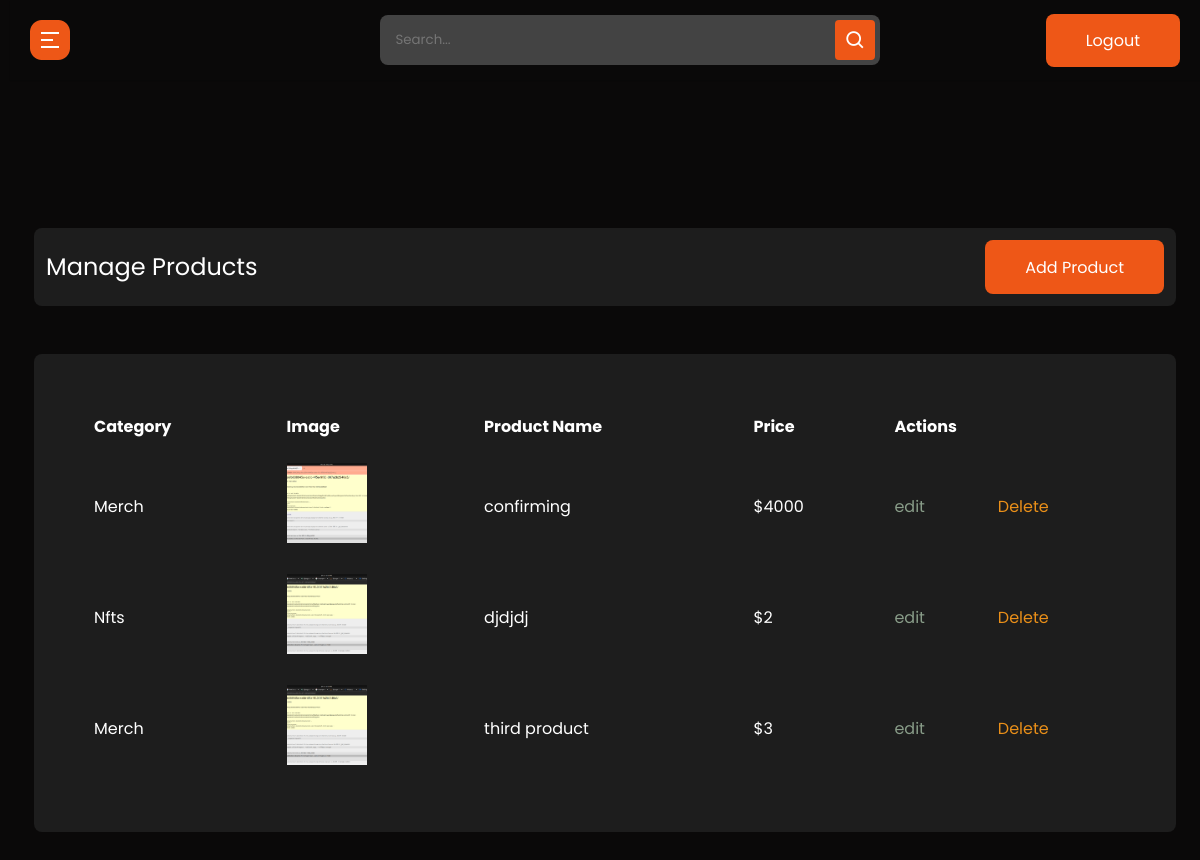
Before: /admin-product (signed in) with the older database file.
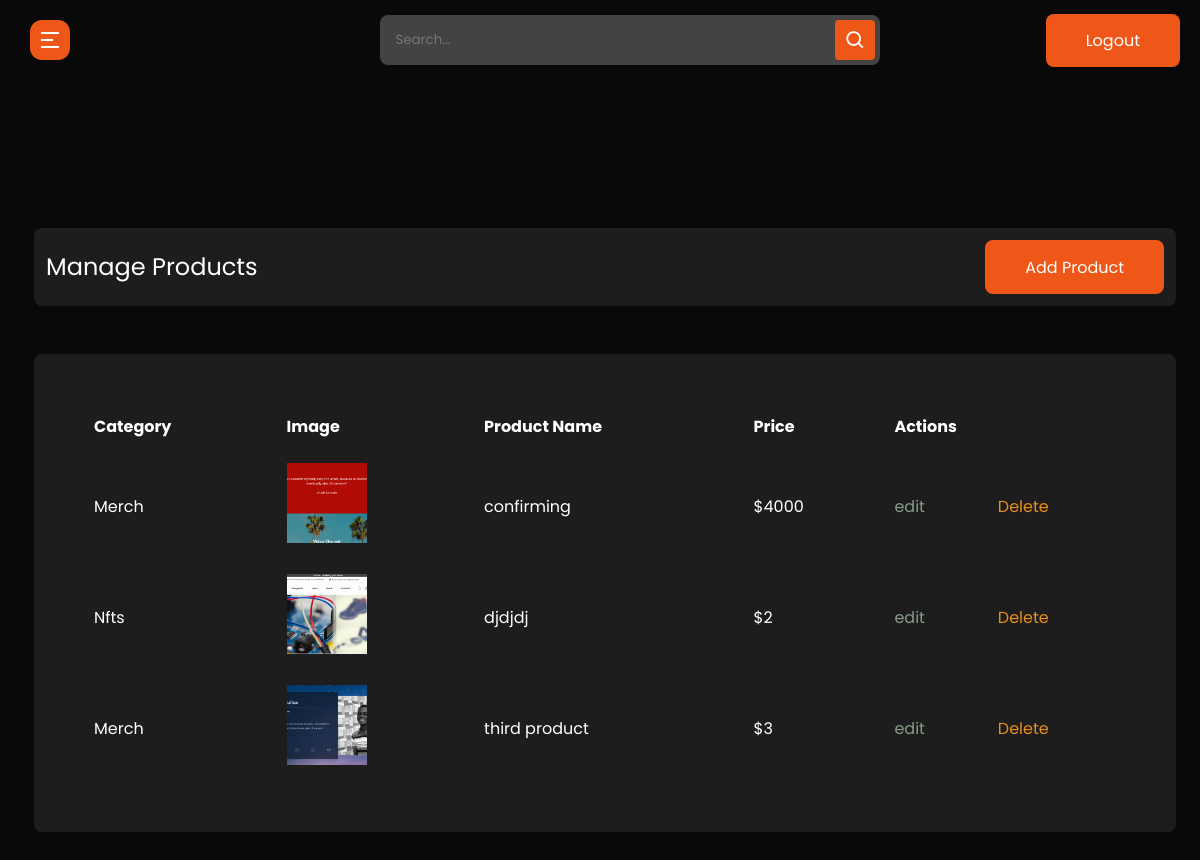
After: the same page with the newer database file.
### cms/models.py (models this page shows, shortened)
class Product(models.Model):
    id = models.UUIDField(default=uuid.uuid4, unique=True, primary_key=True, editable=False)
    product_category = models.ForeignKey(ProductCategory, on_delete=models.CASCADE)
    product_name = models.TextField(null=True, blank=True)
    product_link = models.TextField(null=True, blank=True)
    price = models.IntegerField(default=0)
    featured_image = models.ImageField(null=True, blank=True, default="default.png", upload_to="product_images/")

class ProductCategory(models.Model):
    name = models.CharField(max_length=150, blank=True)
    def __str__(self):
        return self.name

### cms/decorators.py (the view)
        def wrapper_func(request, *args, **kwargs):
            group = None
            if request.user.groups.exists():
                group = request.user.groups.all()[0].name
            if group in allowed_roles:
                return view_func(request, *args, **kwargs)
            else:
                return redirect("unauthorized-page")

### cms/views.py (called while the page is built)
@login_required(login_url='admin-login')
@allowed_user(allowed_roles=['admin'])
@admin_only
def admin_product(request):
    template_name = 'cms/admin-store/index.html'
    products = Product.objects.all()
    context = {'products':products}
    return render(request, template_name, context)

### cms/templates/cms/admin-store/index.html
{% extends 'admin_base.html' %}
{% load static %}
{% block content %}
  <section class="panel-section" style=margin-top:-700px>
    <div class="panel-content">
      <div class="page-wrapper admin-wrapper">
          <section class="alt-nav">
              <h4>Manage Products</h4>
              <a href="{% url 'create-product' %}" class="btn">Add Product</a>
          </section>
        <section class="trade-table store-table">
          <table>
            <thead>
              <tr>
                <th scope="col">Category</th>
                <th scope="col">Image</th>
                <th scope="col">Product Name</th>
                <th scope="col">Price</th>
                <th scope="col" colspan="3">Actions</th>
              </tr>
            </thead>
            <tbody>
            {% for product in products %}
              <tr>
                <td data-label="S/N">{{product.product_category}}</td>
                <td data-label="image"><img src="{{product.featured_image.url}}"></td>
                <td data-label="Product Name">{{product.product_name}}</td>
                <td data-label="Price">${{ product.price}}</td>
                <td data-label="Action"><a href="{% url 'update-product' product.id %}" class="edit">edit</a></td>
                <td>
                    <a style="color: rgb(233, 143, 25);" href="{% url 'delete-product' product.id %}" class="delete">Delete</a></td>
              </tr>
            {% endfor %}
            </tbody>
          </table>
        </section>
      </div>
    </div>
  </section>
{% endblock content %}

### cms/templates/admin_base.html (shortened to what this page needs)
{% load static %}
<!DOCTYPE html>
<html lang="en">
	<head>
      <link rel="stylesheet" type="text/css" href="{% static 'css/style.css' %}" />
      <link rel="stylesheet" type="text/css" href="{% static 'css/admin.css' %}" />
      <link rel="stylesheet" href="{% static 'css/sidebar.css' %}">
    <link href="https://cdn.jsdelivr.net/npm/remixicon@2.5.0/fonts/remixicon.css" rel="stylesheet">
    <link href='https://unpkg.com/boxicons@2.0.7/css/boxicons.min.css' rel='stylesheet'>
      <link rel="stylesheet" href="https://cdnjs.cloudflare.com/ajax/libs/font-awesome/5.15.1/css/all.min.css">
  </head>
<body>
  <section class="panel-section">
    <nav class="panel-nav">
      <div class="sidebar-button">
        <img src="{% static './images/hamburger.png' %}" class='bx bx-menu sidebarBtn'></i>
      </div>
      <div class="search-box">
        <form action="" method="get">
          <input type="search" placeholder="Search...">
          <i class='bx bx-search' ></i>
        </form>
      </div>
      <div>
        <a href="{% url 'admin-logout' %}" class="btn">Logout</a>
      </div>
    </nav>
  </section>
    {% block content %} {% endblock %}
</body>
</html>

### static/css/style.css (style rules this page uses)
html { scroll-behavior: smooth; }
* { margin: 0; padding: 0; -webkit-box-sizing: border-box; box-sizing: border-box; }
body { font-family: "Poppins", sans-serif; background-color: #0A0909; color: #fff; max-width: 1440px; margin: auto; }
.page-wrapper { padding: 0 24px; }
h4 { font-size: clamp(20px, 3vw, 24px); }
h2, h4, h5 { line-height: 1.2; }
a { text-decoration: none; color: #fff; }
.btn { padding: 15px 40px; border: 0px; border-radius: 8px; background-color: #EE5717; font-family: "Poppins", sans-serif; -webkit-transition: 0.3s; transition: 0.3s; height: 54px; width: auto; }
a.btn { text-decoration: none; color: #fff; }
.trade-table { width: 90%; background-color: #1D1D1D; margin: auto; margin-top: 48px; border-radius: 8px; padding: 48px; }
.trade-table table { border-collapse: collapse; width: 100%; }
.trade-table table thead { font-weight: 500; }
.trade-table table td, .trade-table table th { text-align: left; padding: 12px; }
.trade-table table th { background-color: #1D1D1D; }
.trade-table table tr:nth-child(even) { background-color: #333333; border-radius: 8px; }

### static/css/admin.css (style rules this page uses)
* { font-family: "Poppins", sans-serif; }
.edit { color: #889c88; -webkit-transition: 0.3s; transition: 0.3s; }
.delete { color: #F83A3A; -webkit-transition: 0.3s; transition: 0.3s; }
.alt-nav { width: 100%; display: -webkit-box; display: -ms-flexbox; display: flex; -webkit-box-pack: justify; -ms-flex-pack: justify; justify-content: space-between; -webkit-box-align: center; -ms-flex-align: center; align-items: center; padding: 12px; background-color: #1D1D1D; border-radius: 8px; margin-top: 24px; }
.alt-nav h4 { font-weight: 400; }
.trade-table { width: 100%; }
.trade-table thead { font-weight: normal; }
.trade-table tbody { font-weight: 400; }
.store-table img { width: 80px; height: 80px; -o-object-fit: cover; object-fit: cover; -o-object-position: center; object-position: center; }
.store-table table thead tr { background-color: #1E1E1E; }
.store-table table tr:nth-child(even) { background-color: unset; }

### static/css/sidebar.css (style rules this page uses)
.panel-section { position: relative; min-height: 100vh; width: calc(100% - 240px); left: 240px; transition: all 0.5s ease; }
.panel-section .panel-nav { display: flex; justify-content: space-between; height: 80px; background: #0A0909; display: flex; align-items: center; position: fixed; width: calc(100% - 240px); left: 240px; z-index: 100; padding: 0 20px; box-shadow: 0 1px 1px rgba(0, 0, 0, 0.1); transition: all 0.5s ease; }
.panel-section .panel-nav .sidebar-button { display: flex; align-items: center; }
.panel-nav .sidebar-button img { width: 40px; height: auto; }
.panel-section .panel-nav .search-box { position: relative; height: 50px; max-width: 500px; width: 100%; margin: 0 20px; }
.search-box form { height: 50px; }
.panel-nav .search-box input { height: 100%; width: 100%; outline: none; background: #434343; border-radius: 8px; padding: 0 15px; border: 0px; color: #fff; }
.panel-nav .search-box .bx-search { position: absolute; height: 40px; width: 40px; background: #EE5717; right: 5px; top: 50%; transform: translateY(-50%); border-radius: 4px; line-height: 40px; text-align: center; color: #fff; font-size: 22px; transition: all 0.4 ease; }
.panel-section .panel-content { position: relative; padding-top: 104px; }
@media (max-width: 1240px) { .panel-section { width: calc(100% - 10px); left: 10px; } }
@media (max-width: 1240px) { .panel-section .panel-nav { width: calc(100% - 10px); left: 10px; } }

Changed rows visible on the page:
changed Product "confirming": featured_image: a different picture
changed Product "djdjdj": featured_image: a different picture
changed Product "third product": featured_image: a different picture
